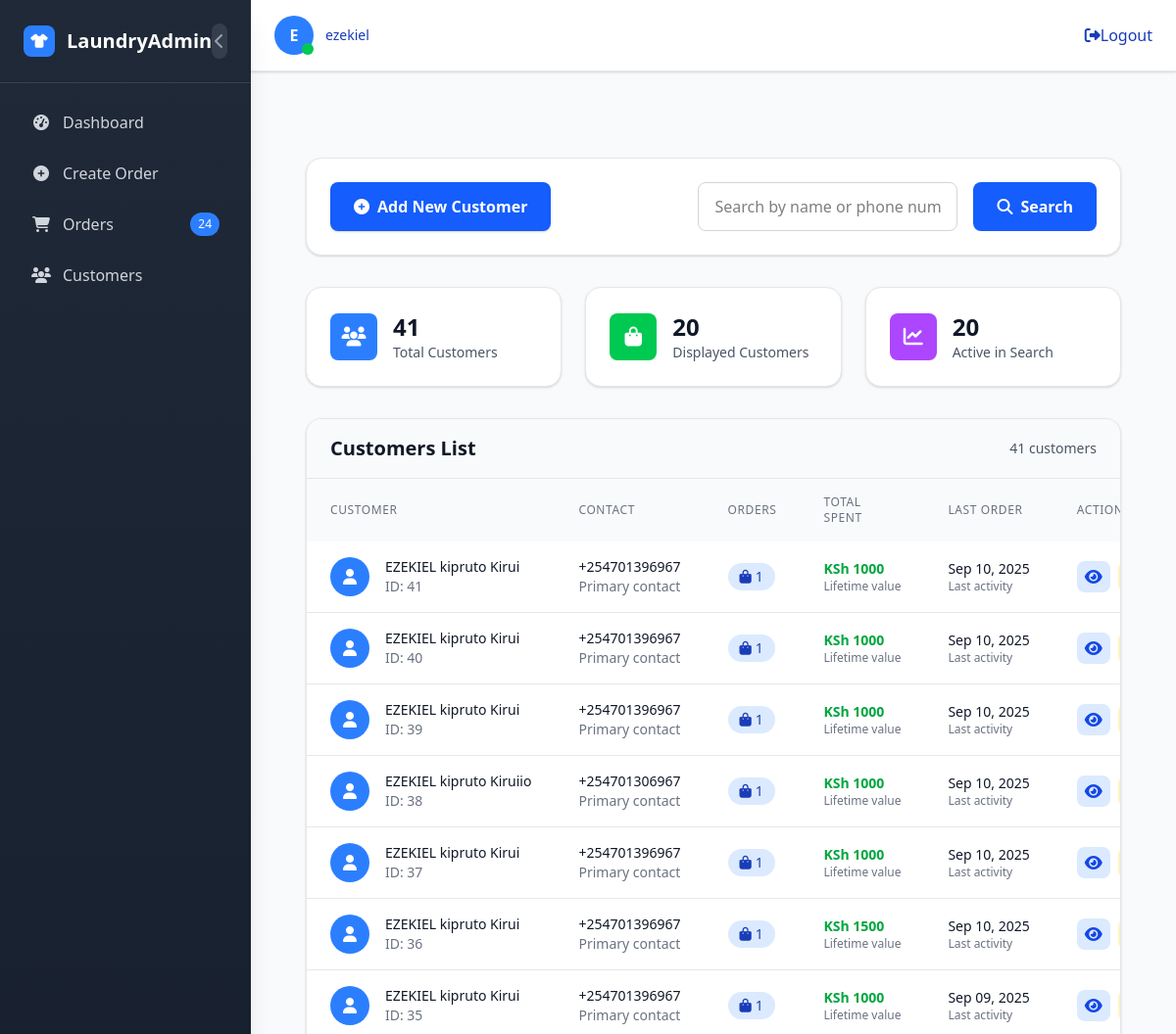
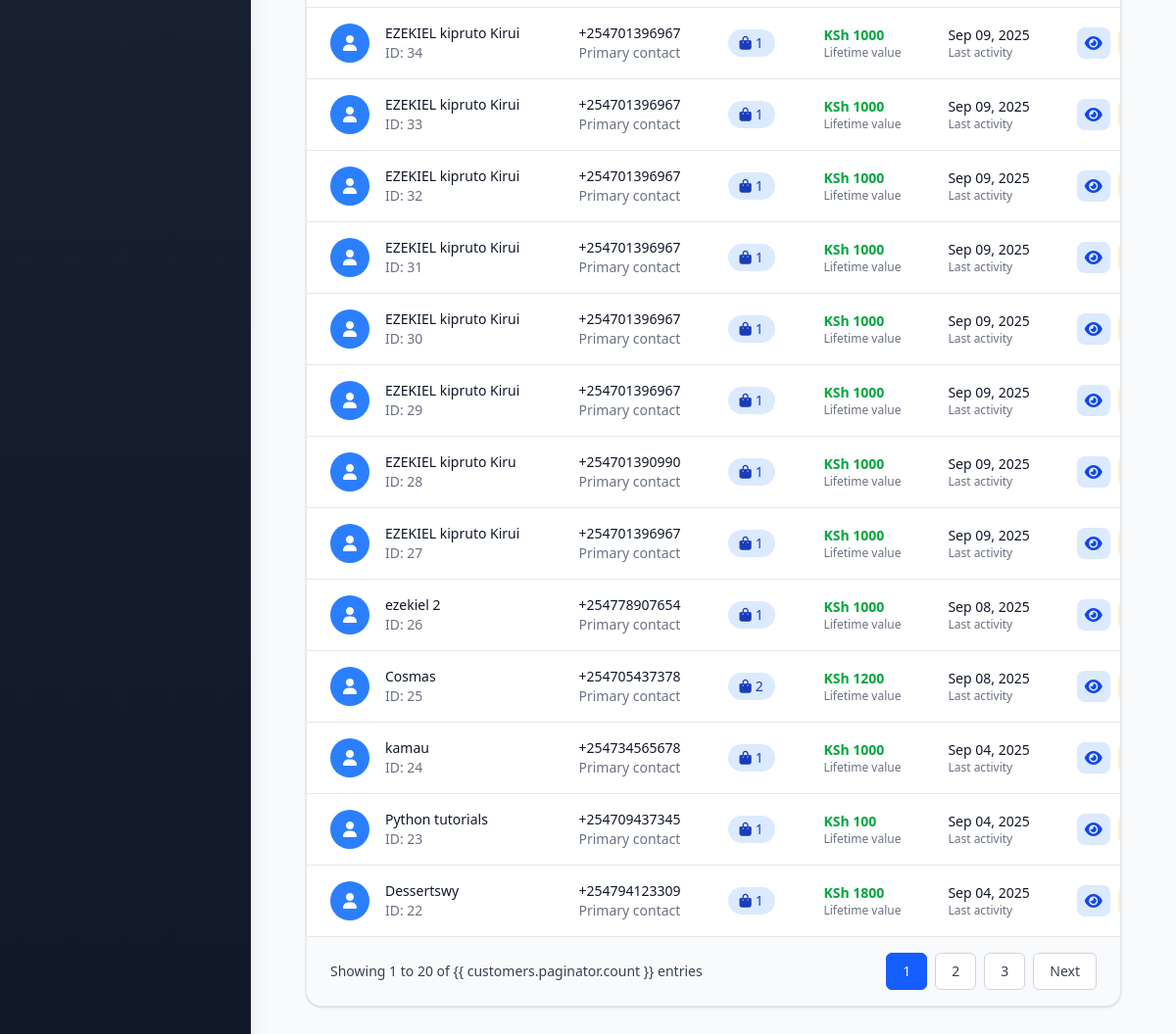
Before: /customer-management/ (signed in) with the older database file (2 pictures, top to bottom).
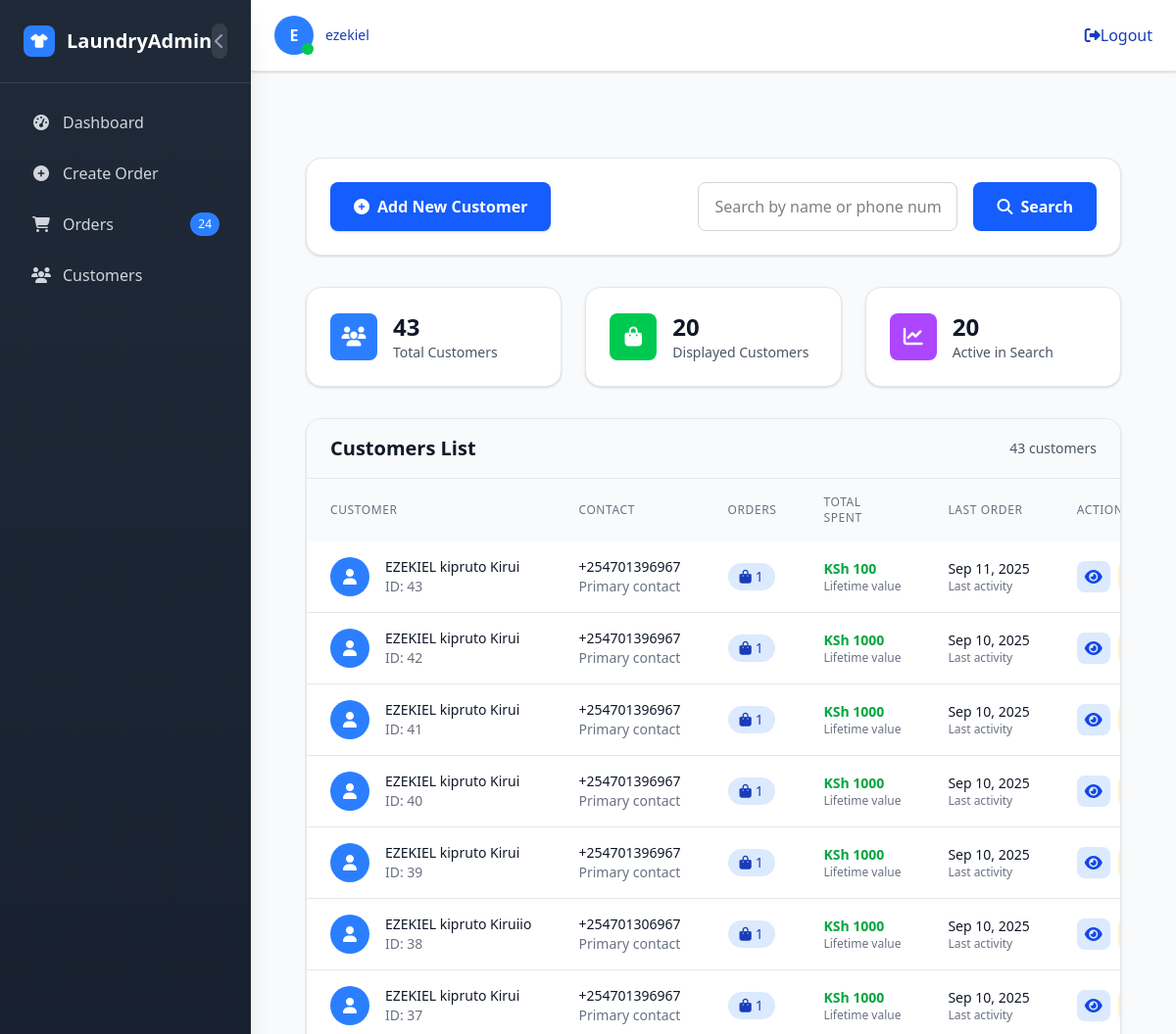
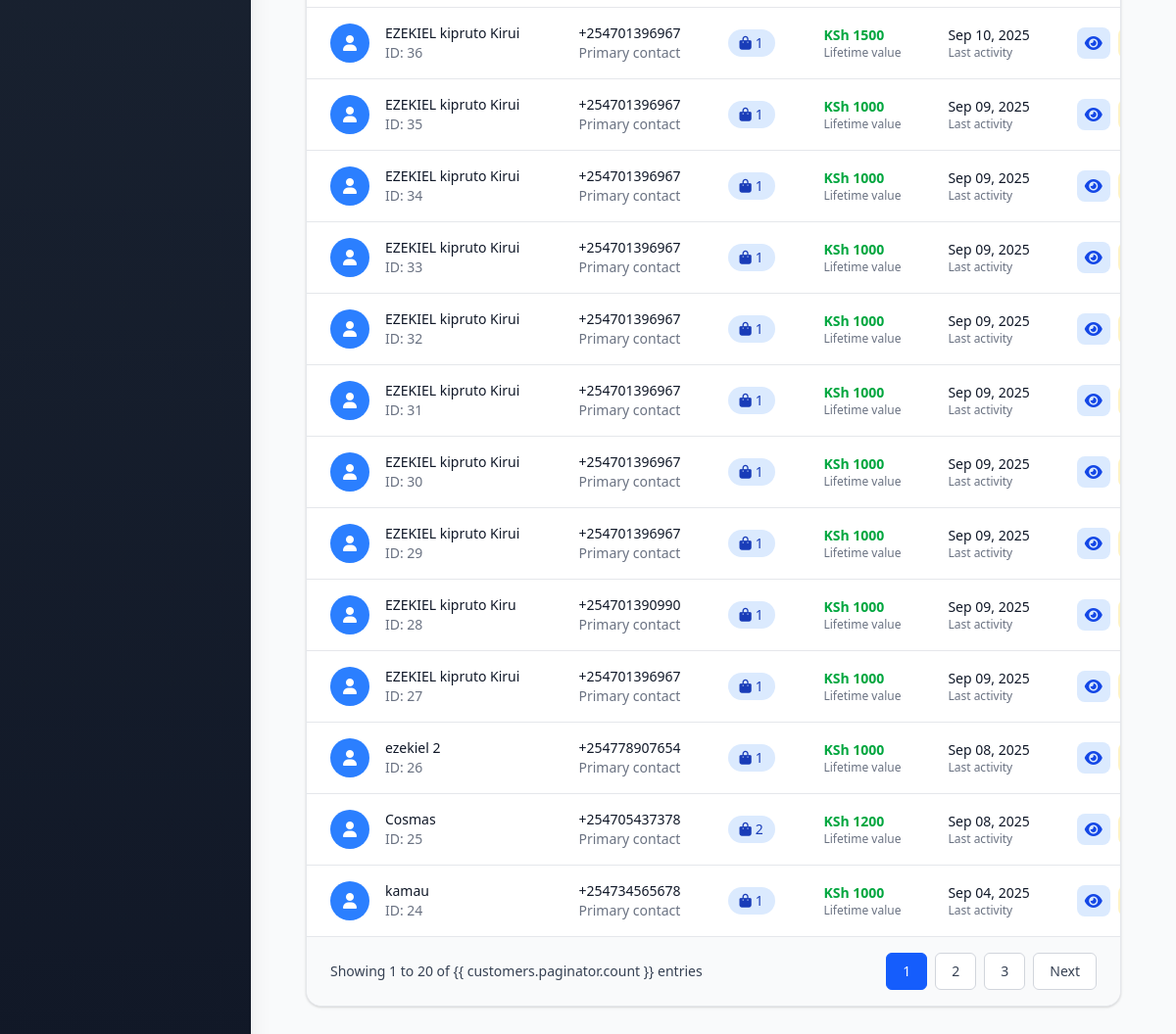
After: the same page with the newer database file (2 pictures, top to bottom).
### LaundryApp/models.py (models this page shows, shortened)
class Customer(models.Model):
    name = models.CharField(max_length=200)
    phone = PhoneNumberField(region="KE")
    created_by = models.ForeignKey(
        User,
        on_delete=models.SET_NULL,
        null=True,
        blank=True,
        related_name='created_customers'
    )

class Order(models.Model):
    customer = models.ForeignKey(
        Customer, on_delete=models.CASCADE, related_name='orders',
        help_text="The customer associated with this order."
    )
    uniquecode = models.CharField(max_length=20, unique=True, blank=True, null=False, editable=False)
    PAYMENT_TYPE_CHOICES = (
        ('cash', 'Cash'),
        ('mpesa', 'M-Pesa'),
        ('card', 'Credit/Debit Card'),
        ('bank_transfer', 'Bank Transfer'),
        ('other', 'Other'),
        ('pending_payment', 'Pending Payment'),
    )
    payment_type = models.CharField(max_length=50, choices=PAYMENT_TYPE_CHOICES, default='pending_payment', blank=True)
    PAYMENT_STATUS_CHOICES = (
        ('pending', 'pending'),
        ('completed', 'Completed'),
        ('partial', 'Partial'),
        ('failed', 'Failed'),
    )
    payment_status = models.CharField(max_length=50, choices=PAYMENT_STATUS_CHOICES, default='pending', blank=True)
    SHOP_CHOICE = (
        ('Shop A', 'Shop A'),
        ('Shop B', 'Shop B'),
    )
    shop = models.CharField(max_length=50, choices=SHOP_CHOICE, db_index=True)
    delivery_date = models.DateField(db_index=True)
    ORDER_STATUS_CHOICES = (
        ('pending', 'Pending'),
        ('Completed', 'Completed'),
         ('Delivered', 'Delivered'),
    )
    order_status = models.CharField(max_length=50, choices=ORDER_STATUS_CHOICES, default='pending', db_index=True)
    address = models.CharField(max_length=255, default='', blank=True)
    addressdetails = models.TextField(default='', blank=True)
    amount_paid = models.DecimalField(max_digits=12, decimal_places=2, default=0)
    total_price = models.DecimalField(max_digits=12, decimal_places=2, default=0, editable=False)
    balance = models.DecimalField(max_digits=12, decimal_places=2, default=0)
    created_at = models.DateTimeField(auto_now_add=True)
    previous_order_status = models.CharField(max_length=50, blank=True, null=True)
    class Meta:
        verbose_name = "Order"
        verbose_name_plural = "Orders"
        ordering = ['-created_at']

### LaundryApp/views.py (the view)
# urls.py: path('customer-management/', views.customer_management, name='customer_management'),
@login_required
def customer_management(request):
    customers = Customer.objects.annotate(
        order_count=Count('orders'),
        total_spent=Sum('orders__total_price')
    ).order_by('-id')  # Fixed: Changed from '-created_at' to '-id'
    search_query = request.GET.get('search', '')
    if search_query:
        customers = customers.filter(
            Q(name__icontains=search_query) |
            Q(phone__icontains=search_query)
        )
    user_shops = get_user_shops(request)
    if user_shops is not None and user_shops:
        shop_customer_ids = Order.objects.filter(
            shop__in=user_shops
        ).values_list('customer_id', flat=True).distinct()
        customers = customers.filter(id__in=shop_customer_ids)
    paginator = Paginator(customers, 20)
    page_number = request.GET.get('page')
    try:
        page_obj = paginator.page(page_number)
    except PageNotAnInteger:
        page_obj = paginator.page(1)
    except EmptyPage:
        page_obj = paginator.page(paginator.num_pages)
    context = {
        'customers': page_obj,
        'search_query': search_query,
        'total_customers': customers.count(),
    }
    return render(request, 'Admin/customer_management.html', context)

### LaundryApp/views.py (called while the page is built)
def get_user_shops(request):
    if request.user.is_superuser:
        return None  # Superusers can access all shops
    user_groups = request.user.groups.values_list('name', flat=True)
    shops = []
    if SHOP_A in user_groups:
        shops.append(SHOP_A)
    if SHOP_B in user_groups:
        shops.append(SHOP_B)
    return shops if shops else []

### LaundryApp/templates/Admin/customer_management.html (shortened to what the changed rows need)
{% extends "../home.html" %}
{% block content %}
<div class="min-h-screen bg-gray-50 py-8">
    <div class="max-w-7xl mx-auto px-4 sm:px-6 lg:px-8">
<div class="grid grid-cols-1 md:grid-cols-3 gap-6 mt-8 mb-8">
    <div class="bg-white rounded-2xl shadow-sm border border-gray-200 p-6">
        <div class="flex items-center">
            <div>
                <p class="text-2xl font-bold text-gray-900">{{ total_customers }}</p>
                <p class="text-sm text-gray-600">Total Customers</p>
            </div>
        </div>
    </div>
</div>
        <div class="bg-white rounded-2xl shadow-sm border border-gray-200 overflow-hidden">
            <div class="px-6 py-4 border-b border-gray-200 bg-gray-50">
                <div class="flex flex-col sm:flex-row sm:items-center sm:justify-between">
                    <h2 class="text-xl font-semibold text-gray-900">Customers List</h2>
                    <span class="text-sm text-gray-600 mt-2 sm:mt-0">{{ total_customers }} customer{{total_customers|pluralize }}</span>
                </div>
            </div>
            <div class="overflow-x-auto">
                <table class="w-full">
                    <thead class="bg-gray-50">
                        <tr>
                            <th class="px-6 py-4 text-left text-xs font-medium text-gray-500 uppercase tracking-wider">
                                Customer</th>
                            <th class="px-6 py-4 text-left text-xs font-medium text-gray-500 uppercase tracking-wider">
                                Contact</th>
                            <th class="px-6 py-4 text-left text-xs font-medium text-gray-500 uppercase tracking-wider">
                                Orders</th>
                            <th class="px-6 py-4 text-left text-xs font-medium text-gray-500 uppercase tracking-wider">
                                Total Spent</th>
                            <th class="px-6 py-4 text-left text-xs font-medium text-gray-500 uppercase tracking-wider">
                                Last Order</th>
                            <th class="px-6 py-4 text-left text-xs font-medium text-gray-500 uppercase tracking-wider">
                                Actions</th>
                        </tr>
                    </thead>
                    <tbody class="bg-white divide-y divide-gray-200">
                        {% for customer in customers %}
                        <tr class="hover:bg-gray-50 transition-colors duration-150">
                            <td class="px-6 py-4 whitespace-nowrap">
                                <div class="flex items-center">
                                    <div
                                        class="w-10 h-10 bg-blue-500 rounded-full flex items-center justify-center mr-4 flex-shrink-0">
                                        <i class="fas fa-user text-white"></i>
                                    </div>
                                    <div>
                                        <div class="text-sm font-medium text-gray-900">{{ customer.name }}</div>
                                        <div class="text-sm text-gray-500">ID: {{ customer.id }}</div>
                                    </div>
                                </div>
                            </td>
                            <td class="px-6 py-4 whitespace-nowrap">
                                <div class="text-sm text-gray-900">{{ customer.phone }}</div>
                                <div class="text-sm text-gray-500">Primary contact</div>
                            </td>
                            <td class="px-6 py-4 whitespace-nowrap">
                                <span
                                    class="inline-flex items-center px-3 py-1 rounded-full text-sm font-medium bg-blue-100 text-blue-800">
                                    <i class="fas fa-shopping-bag mr-1"></i>
                                    {{ customer.order_count }}
                                </span>
                            </td>
                            <td class="px-6 py-4 whitespace-nowrap">
                                <div class="text-sm font-semibold text-green-600">
                                    KSh {{ customer.total_spent|default:0}}</div>
                                <div class="text-xs text-gray-500">Lifetime value</div>
                            </td>
                            <td class="px-6 py-4 whitespace-nowrap">
                                <div class="text-sm text-gray-900">
                                    {% with last_order=customer.orders.first %}
                                    {% if last_order %}
                                    {{ last_order.created_at|date:"M d, Y" }}
                                    {% else %}
                                    <span class="text-gray-400">Never</span>
                                    {% endif %}
                                    {% endwith %}
                                </div>
                                <div class="text-xs text-gray-500">Last activity</div>
                            </td>
                            <td class="px-6 py-4 whitespace-nowrap">
                                <div class="flex items-center space-x-2">
                                    <a href="{% url 'customer_orders' customer.pk %}"
                                        class="inline-flex items-center p-2 bg-blue-100 hover:bg-blue-200 text-blue-700 rounded-lg transition-colors duration-200 group"
                                        title="View Orders">
                                        <i
                                            class="fas fa-eye group-hover:scale-110 transition-transform duration-200"></i>
                                    </a>
                                    <a href="{% url 'customer_edit' customer.pk %}"
                                        class="inline-flex items-center p-2 bg-amber-100 hover:bg-amber-200 text-amber-700 rounded-lg transition-colors duration-200 group"
                                        title="Edit Customer">
                                    </a>
                                </div>
                            </td>
                        </tr>
                        {% endfor %}
                    </tbody>
                </table>
            </div>
            {% if customers.has_other_pages %}
            <div class="px-6 py-4 bg-gray-50 border-t border-gray-200">
                <nav class="flex items-center justify-between">
                    <div class="flex space-x-2">
                        {% for i in customers.paginator.page_range %}
                        {% if customers.number == i %}
                        <span
                            class="px-4 py-2 bg-blue-600 border border-blue-600 rounded-md text-sm font-medium text-white">
                            {{ i }}
                        </span>
                        {% else %}
                        <a href="?page={{ i }}{% if search_query %}&search={{ search_query }}{% endif %}"
                            class="px-4 py-2 bg-white border border-gray-300 rounded-md text-sm font-medium text-gray-700 hover:bg-gray-50 transition-colors duration-200">
                            {{ i }}
                        </a>
                        {% endif %}
                        {% endfor %}
                        {% if customers.has_next %}
                        <a href="?page={{ customers.next_page_number }}{% if search_query %}&search={{ search_query }}{% endif %}"
                            class="px-4 py-2 bg-white border border-gray-300 rounded-md text-sm font-medium text-gray-700 hover:bg-gray-50 transition-colors duration-200">
                            Next
                        </a>
                        {% endif %}
                    </div>
                </nav>
            </div>
            {% endif %}
        </div>
    </div>
</div>
{% endblock %}

Changed rows visible on the page:
no longer on this page (row unchanged): Customer: name "Python tutorials", id "23", phone "+254709437345", order_count "1", total_spent "100", orders.first.created_at "Sep 04, 2025"
no longer on this page (row unchanged): Customer: name "Dessertswy", id "22", phone "+254794123309", order_count "1", total_spent "1800", orders.first.created_at "Sep 04, 2025"
added Customer: name "EZEKIEL kipruto Kirui", id "43", phone "+254701396967", order_count "1", total_spent "100", orders.first.created_at "Sep 11, 2025"
added Customer: name "EZEKIEL kipruto Kirui", id "42", phone "+254701396967", order_count "1", total_spent "1000", orders.first.created_at "Sep 10, 2025"
Other visible differences:
{{ total_customers }}: "41" → "43"
